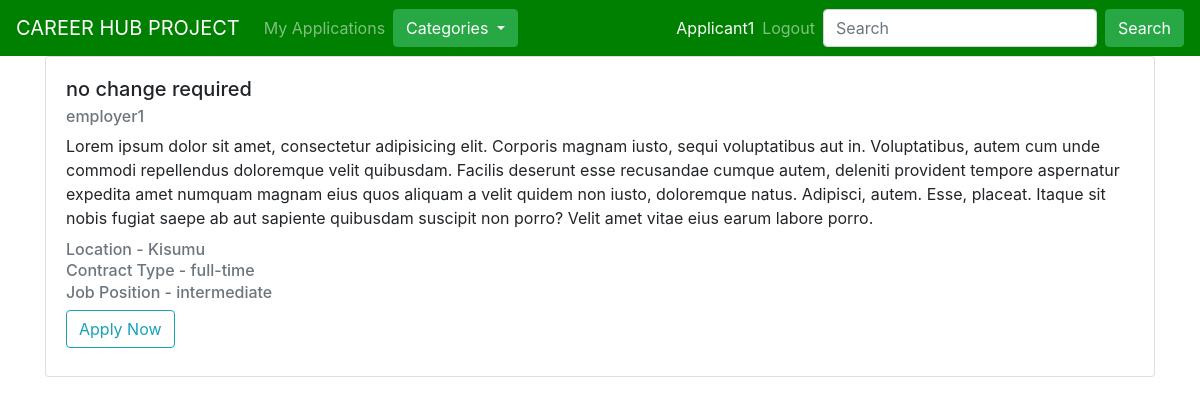
The page /web-development/no-change-required (signed in) on the database its author committed.
### users/models.py (models this page shows, shortened)
class CustomUser(AbstractUser, PermissionsMixin):
    type_user = (
        ("Admin", "Admin"),
        ("applicant", "Applicant"),
        ("Employer", "Employer"),
    )
    username = models.CharField(max_length=200, unique=True)
    email = models.EmailField(max_length=50, unique=True)
    full_name = models.CharField(max_length=200)
    is_active = models.BooleanField(default=True)
    is_staff = models.BooleanField(default=False)
    is_superuser = models.BooleanField(default=False)
    is_admin = models.BooleanField(default=False)
    date_joined = models.DateTimeField(auto_now_add=True, null=True)
    last_login = models.DateTimeField(auto_now=True, null=True)
    user_type = models.CharField(max_length=200, choices=type_user)
    USERNAME_FIELD = "email"
    REQUIRED_FIELDS = ["username", "full_name"]

### job/models.py (models this page shows, shortened)
class Job(models.Model):
    positions = (
        ("junior", "junior"),
        ("intermediate", "intermediate"),
        ("senior", "senior"),
        ("expart", "expart"),
    )
    contaract_types = (
        ("remote", "remote"),
        ("part-time", "part-time"),
        ("full-time", "full-time"),
        ("negotiations", "negotiations"),
    )
    employer = models.ForeignKey(
        Employer, on_delete=models.CASCADE, related_name="jobs"
    )
    job_category = models.ForeignKey(
        Category,
        related_name="jobs",
        on_delete=models.CASCADE,
    )
    job_title = models.CharField(
        max_length=200,
    )
    slug = models.CharField(max_length=200, null=True)
    job_location = models.CharField(max_length=200)
    contract_type = models.CharField(max_length=200, choices=contaract_types)
    position = models.CharField(max_length=200, choices=positions)
    job_description = models.TextField()
    created_at = models.DateTimeField(
        auto_now_add=True,
        null=True,
    )
    updated_at = models.DateTimeField(auto_now=True, null=True)

### job/views.py (the view)
# urls.py: path("<slug:job_category_slug>/<slug:slug>", views.job_detail, name="job_detail"),
def job_detail(request, job_category_slug, slug):
    job_detail = get_object_or_404(Job, slug=slug)
    return render(request, "job/job_detail.html", {"job": job_detail})

### job/templatetags/menu.py (called while the page is built)
@register.inclusion_tag("core/menu.html")
def menu():
    category = Category.objects.all()
    return {'category': category}

### templates/job/job_detail.html
{% extends "core/base.html" %} {% block title%}Details{% endblock %} {% load
crispy_forms_tags %} {% block content %}
<div class="container">
  <div class="row">
    <div class="col-sm-12">
      <div class="card">
        <div class="card-body">
          <h5 class="card-title">{{job.job_title}}</h5>
          <h6 class="card-subtitle mb-2 text-muted">
            {{ job.employer.full_name}}
          </h6>
          <p class="card-text text-break">{{job.job_description}}</p>
          <h6 class="card-subtitle mb-2 text-muted">
            Location - {{ job.job_location}}
          </h6>
          <h6 class="card-subtitle mb-2 text-muted">
            Contract Type - {{ job.contract_type}}
          </h6>
          <h6 class="card-subtitle mb-2 text-muted">
            Job Position - {{ job.position}}
          </h6>
          {% if user.user_type == 'applicant' %}
          <a
            href="{% url 'job_application' job.job_category.slug job.slug %}"
            class="btn btn-outline-info mb-2 align-items-end"
            >Apply Now</a
          >
          {% endif %}
        </div>
      </div>
    </div>
  </div>
</div>
{% endblock %}

### templates/core/nav.html (shortened to what this page needs)
{% load menu %}
<!DOCTYPE html>
<html lang="en">
  <head>
    <link
      rel="stylesheet"
      href="https://maxcdn.bootstrapcdn.com/bootstrap/4.3.1/css/bootstrap.min.css"
    />
  </head>
  <body>
    <div class="fluid-container">
      <center>
        <nav
          class="navbar navbar-expand-lg navbar-dark justify-content-between text-white"
          style="background-color: green"
        >
          <a class="navbar-brand" href="/"> CAREER HUB PROJECT </a>
          <div class="collapse navbar-collapse" id="navbarNavDropdown01">
            {% if user.is_authenticated %} {% if user.user_type == 'applicant'%}
            <ul class="navbar-nav">
              <li class="nav-item dropdown position-static">
                <a class="nav-link" href="{% url 'applicant_job_display' %}">
                  My Applications
                </a>
              </li>
            </ul>
            <ul class="navbar-nav">
              <li class="nav-item dropdown position-static">{% menu%}</li>
            {% endif %}
            <ul class="navbar-nav ml-3">
              <li class="nav-item dropdown position-static">
                <span class="text-capitalize">{{user.username}}</span>
              </li>
            </ul>
            <ul class="navbar-nav">
              <li class="nav-item dropdown position-static">
                <a class="nav-link" href="{% url 'logout' %}"> Logout </a>
              </li>
            </ul>
            {% endif %}
            <form class="form-inline ml-auto">
              <input
                class="form-control mr-sm-2"
                type="search"
                placeholder="Search"
                aria-label="Search"
              />
              <button
                class="btn btn-success my-2 my-sm-0 mx-sm-auto"
                type="submit"
              >
                Search
              </button>
            </form>
          </div>
  </body>
</html>

### rows shown on the page
CustomUser: username "Applicant1"
Job: job_title "no change required", employer.full_name "employer1", job_description "Lorem ipsum dolor sit amet, consectetur adipisicing elit. Corporis magnam iusto, sequi voluptatibus aut in. Voluptatibus, autem cum unde commodi repellendus doloremque velit quibusdam. Facilis deserunt esse recusandae cumque autem, deleniti provident tempore aspernatur expedita amet numquam magnam eius quos aliquam a velit quidem non iusto, doloremque natus. Adipisci, autem. Esse, placeat. Itaque sit nobis fugiat saepe ab aut sapiente quibusdam suscipit non porro? Velit amet vitae eius earum labore porro.", job_location "Kisumu", contract_type "full-time", position "intermediate"
